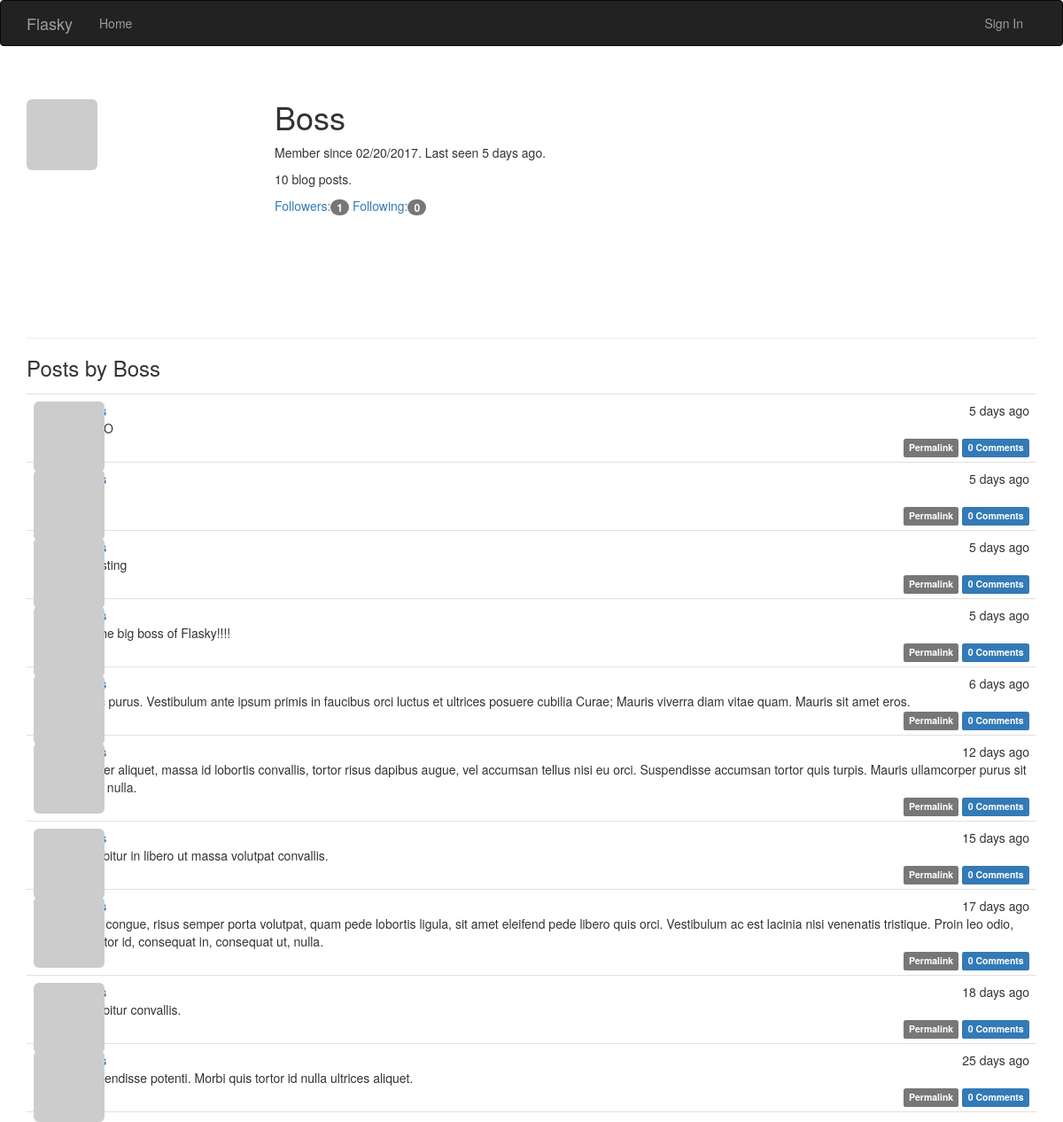
Screenshot of /user/Boss with the database file from the repository.
### app/models.py (models this page shows, shortened)
class User(UserMixin, db.Model):
    __tablename__ = "users"
    id = db.Column(db.Integer, primary_key=True)
    email = db.Column(db.String(64), unique=True, index=True)
    username = db.Column(db.String(64), unique=True, index=True)
    role_id = db.Column(db.Integer, db.ForeignKey("roles.id"))
    password_hash = db.Column(db.String(128))
    confirmed = db.Column(db.Boolean, default=False)
    new_email = db.Column(db.String(64), index=True)
    name = db.Column(db.String(64))
    location = db.Column(db.String(64))
    about_me = db.Column(db.Text())
    member_since = db.Column(db.DateTime(), default=datetime.utcnow)
    last_seen = db.Column(db.DateTime(), default=datetime.utcnow)
    avatar_hash = db.Column(db.String(32))
    posts = db.relationship("Post", backref="author", lazy="dynamic")
    followed = db.relationship("Follow", foreign_keys=[Follow.follower_id],
                               backref=db.backref("follower", lazy="joined"),
                               lazy="dynamic",
                               cascade="all,delete-orphan")
    followers = db.relationship("Follow", foreign_keys=[Follow.followed_id],
                                backref=db.backref("followed", lazy="joined"),
                                lazy="dynamic",
                                cascade="all,delete-orphan")
    comments = db.relationship("Comment", backref="author", lazy="dynamic")
    @property
    def password(self):
        raise AttributeError("password is not a readable attribute")
    def gravatar(self, size=100, default="retro", rating="g"):
        if request.is_secure:
            url = "https://secure.gravatar.com/avatar"
        else:
            url = "http://www.gravatar.com/avatar"
        hash = self.avatar_hash or hashlib.md5(self.email.encode("utf-8")).hexdigest()
        return '{url}/{hash}?s={size}&d={default}&r={rating}'.format(url=url, hash=hash,
                                                                     size=size, default=default,
                                                                     rating=rating)

class Post(db.Model):
    __tablename__ = "posts"
    id = db.Column(db.Integer, primary_key=True)
    body = db.Column(db.Text)
    timestamp = db.Column(db.DateTime, index=True, default=datetime.utcnow)
    author_id = db.Column(db.Integer, db.ForeignKey("users.id"))
    body_html = db.Column(db.Text)
    comments = db.relationship("Comment", backref="post", lazy="dynamic")

### app/main/views.py (the view)
@main.route("/user/<username>")
def user(username):
    user = User.query.filter_by(username=username).first()
    if user is None:
        abort(404)
    posts = user.posts.order_by(Post.timestamp.desc()).all()
    return render_template("user.html", user=user, posts=posts)

### app/auth/views.py (called while the page is built)
@auth.before_app_request
def before_request():
    if current_user.is_authenticated:
        current_user.ping()
        if not current_user.confirmed \
                and request.endpoint[:5] != "auth." \
                and request.endpoint != "static":
            return redirect(url_for("auth.unconfirmed"))

### app/main/__init__.py (called while the page is built)
@main.app_context_processor
def inject_permissions():
    return dict(Permission=Permission)

### app/models.py (called while the page is built)
    def can(self, permissions):
        return False

    def is_administrator(self):
        return False

### app/templates/user.html (shortened to what this page needs)
{% extends "base.html" %}
{% block page_content %}
    <div class="page-header">
        <img class="img-rounded profile-thumbnail" src="{{ user.gravatar(size=256) }}"/>
        <div class="profile-header">
            <h1>{{ user.username }}</h1>
            <p>
                Member since {{ moment(user.member_since).format("L") }}.
                Last seen {{ moment(user.last_seen).fromNow(refresh=True) }}.
            </p>
            <p>{{ user.posts.count() }} blog posts.</p>
            <a href="{{ url_for('main.followers',username=user.username) }}">
                Followers:<span class="badge">{{ user.followers.count()-1 }}</span>
            </a>
            <a href="{{ url_for('main.followed_by',username=user.username) }}">
                Following:<span class="badge">{{ user.followed.count()-1 }}</span>
            </a>
        </div>
    </div>
    <h3> Posts by {{ user.username }}</h3>
    {% include '_posts.html' %}
{% endblock %}

### app/templates/_posts.html (shortened to what this page needs)
<ul class="posts">
    {% for post in posts %}
        <li class="post">
            <div class="post-thumbnail">
                <a href="{{ url_for('main.user',username=post.author.username) }}">
                    <img class="img-rounded profile-thumbnail" src="{{ post.author.gravatar(size=40) }}"/>
                </a>
            </div>
            <div class="post-content">
                <div class="post-date">{{ moment(post.timestamp).fromNow() }}</div>
                <div class="post-author"><a
                        href="{{ url_for('main.user',username=post.author.username) }}">{{ post.author.username }}</a>
                </div>
                <div class="post-body">
                    {% if post.body_html %}
                        {{ post.body_html | safe }}
                    {% else %}
                        {{ post.body }}
                    {% endif %}
                </div>
                <div class="post-footer">
                    <a href="{{ url_for('main.post',id=post.id) }}">
                        <span class="label label-default">Permalink</span>
                    </a>
                    <a href="{{ url_for('main.post',id= post.id) }}#comments">
                        <span class="label label-primary">{{ post.comments.count() }} Comments</span>
                    </a>
                </div>
            </div>
        </li>
    {% endfor %}
</ul>

### app/static/styles.css (style rules this page uses)
.profile-thumbnail { position: absolute; }
.profile-header { min-height: 260px; margin-left: 280px; }
ul.posts { list-style-type: none; padding: 0px; margin: 16px 0px 0px 0px; border-top: 1px solid #e0e0e0; }
ul.posts li.post { padding: 8px; border-bottom: 1px solid #e0e0e0; }
div.post-date { float: right; }
div.post-author { font-weight: bold; }
div.post-thumbnail { position: absolute; }
div.post-content { margin-left: 48px; min-height: 48px; }
div.post-footer { text-align: right; }

### rows the page displays
User: username "Boss", member_since "02/20/2017", last_seen "5 days ago"
Post: timestamp "5 days ago", comments.count "0"
Post: timestamp "5 days ago", comments.count "0"
Post: timestamp "5 days ago", comments.count "0"
Post: timestamp "5 days ago", body "I m the big boss of Flasky!!!!", comments.count "0"
Post: timestamp "6 days ago", body "Nunc purus. Vestibulum ante ipsum primis in faucibus orci luctus et ultrices posuere cubilia Curae; Mauris viverra diam vitae quam. Mauris sit amet eros.", comments.count "0"
Post: timestamp "12 days ago", body "Integer aliquet, massa id lobortis convallis, tortor risus dapibus augue, vel accumsan tellus nisi eu orci. Suspendisse accumsan tortor quis turpis. Mauris ullamcorper purus sit amet nulla.", comments.count "0"
Post: timestamp "15 days ago", body "Curabitur in libero ut massa volutpat convallis.", comments.count "0"
Post: timestamp "17 days ago", body "Nam congue, risus semper porta volutpat, quam pede lobortis ligula, sit amet eleifend pede libero quis orci. Vestibulum ac est lacinia nisi venenatis tristique. Proin leo odio, porttitor id, consequat in, consequat ut, nulla.", comments.count "0"
Post: timestamp "18 days ago", body "Curabitur convallis.", comments.count "0"
Post: timestamp "25 days ago", body "Suspendisse potenti. Morbi quis tortor id nulla ultrices aliquet.", comments.count "0"

### other values shown
{{ user.posts.count() }} "10"
{{ user.followers.count()-1 }} "1"
{{ user.followed.count()-1 }} "0"
